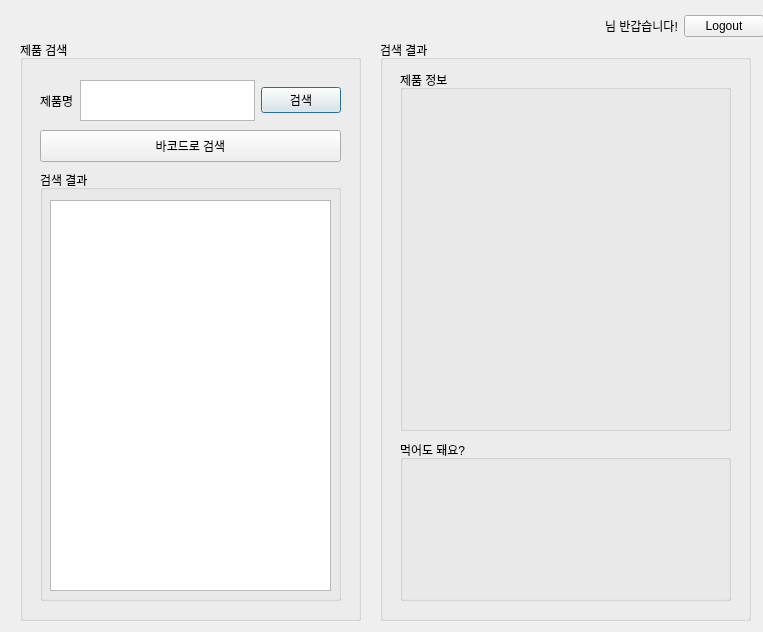
<?xml version="1.0" encoding="UTF-8"?>
<ui version="4.0">
 <class>MainWindow</class>
 <widget class="QMainWindow" name="MainWindow">
  <property name="geometry">
   <rect>
    <x>0</x>
    <y>0</y>
    <width>763</width>
    <height>632</height>
   </rect>
  </property>
  <property name="windowTitle">
   <string>MainWindow</string>
  </property>
  <widget class="QWidget" name="centralwidget">
   <widget class="QWidget" name="horizontalLayoutWidget_2">
    <property name="geometry">
     <rect>
      <x>530</x>
      <y>10</y>
      <width>234</width>
      <height>32</height>
     </rect>
    </property>
    <layout class="QHBoxLayout" name="horizontalLayout_2">
     <item>
      <widget class="QLabel" name="showID">
       <property name="text">
        <string/>
       </property>
      </widget>
     </item>
     <item>
      <widget class="QLabel" name="label_4">
       <property name="text">
        <string>님 반갑습니다!</string>
       </property>
      </widget>
     </item>
     <item>
      <widget class="QPushButton" name="logoutBtn">
       <property name="text">
        <string>Logout</string>
       </property>
      </widget>
     </item>
    </layout>
   </widget>
   <widget class="QGroupBox" name="groupBox">
    <property name="geometry">
     <rect>
      <x>20</x>
      <y>40</y>
      <width>341</width>
      <height>581</height>
     </rect>
    </property>
    <property name="title">
     <string>제품 검색</string>
    </property>
    <widget class="QWidget" name="horizontalLayoutWidget">
     <property name="geometry">
      <rect>
       <x>20</x>
       <y>40</y>
       <width>301</width>
       <height>41</height>
      </rect>
     </property>
     <layout class="QHBoxLayout" name="horizontalLayout">
      <item>
       <widget class="QLabel" name="label_2">
        <property name="text">
         <string>제품명</string>
        </property>
       </widget>
      </item>
      <item>
       <widget class="QPlainTextEdit" name="searchTxt"/>
      </item>
      <item>
       <widget class="QPushButton" name="pushButton">
        <property name="text">
         <string>검색</string>
        </property>
        <property name="default">
         <bool>true</bool>
        </property>
       </widget>
      </item>
     </layout>
    </widget>
    <widget class="QPushButton" name="pushButton_2">
     <property name="geometry">
      <rect>
       <x>20</x>
       <y>90</y>
       <width>301</width>
       <height>32</height>
      </rect>
     </property>
     <property name="text">
      <string>바코드로 검색</string>
     </property>
    </widget>
    <widget class="QGroupBox" name="searchList">
     <property name="geometry">
      <rect>
       <x>20</x>
       <y>130</y>
       <width>301</width>
       <height>431</height>
      </rect>
     </property>
     <property name="title">
      <string>검색 결과</string>
     </property>
     <widget class="QListWidget" name="listWidget">
      <property name="geometry">
       <rect>
        <x>10</x>
        <y>30</y>
        <width>281</width>
        <height>391</height>
       </rect>
      </property>
     </widget>
    </widget>
   </widget>
   <widget class="QGroupBox" name="groupBox_2">
    <property name="geometry">
     <rect>
      <x>380</x>
      <y>40</y>
      <width>371</width>
      <height>581</height>
     </rect>
    </property>
    <property name="title">
     <string>검색 결과</string>
    </property>
    <widget class="QGroupBox" name="groupBox_3">
     <property name="geometry">
      <rect>
       <x>20</x>
       <y>400</y>
       <width>331</width>
       <height>161</height>
      </rect>
     </property>
     <property name="title">
      <string>먹어도 돼요?</string>
     </property>
    </widget>
    <widget class="QGroupBox" name="groupBox_4">
     <property name="geometry">
      <rect>
       <x>20</x>
       <y>30</y>
       <width>331</width>
       <height>361</height>
      </rect>
     </property>
     <property name="title">
      <string>제품 정보</string>
     </property>
     <widget class="QWidget" name="verticalLayoutWidget">
      <property name="geometry">
       <rect>
        <x>19</x>
        <y>39</y>
        <width>291</width>
        <height>141</height>
       </rect>
      </property>
      <layout class="QVBoxLayout" name="imageLayout"/>
     </widget>
    </widget>
   </widget>
  </widget>
 </widget>
 <resources/>
 <connections/>
</ui>
